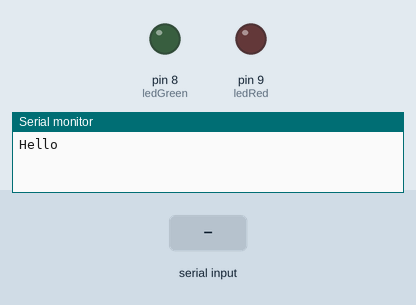
Simulated run of this sketch. Board: Arduino Uno, built with avr-gcc and run on an emulated ATmega328P. On the bench: output pins drawn as LEDs (lit = HIGH), the last lines printed to the serial monitor. The inputs (shaded band) are chosen by the test bench.

Above: at 1.2 s.
1.3 s: "all on\n" received over Serial
At 1.6 s:
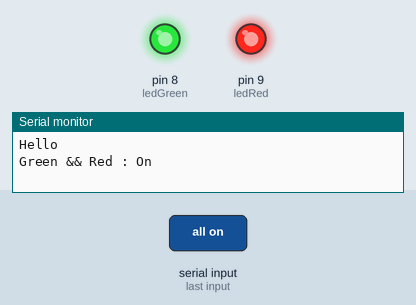
2.8 s: "all off\n" received over Serial
At 4.0 s:
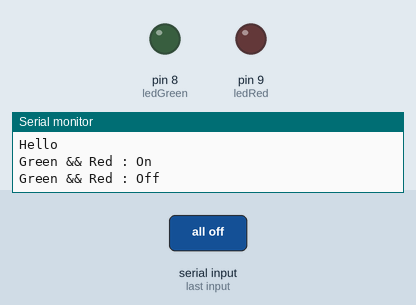
4.3 s: "red\n" received over Serial
5.8 s: "on\n" received over Serial
At 6.1 s:
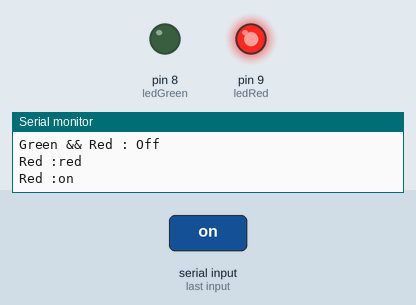
Timing chart, 0 to 8.3 s (numbered marks = the images above; inputs shaded):
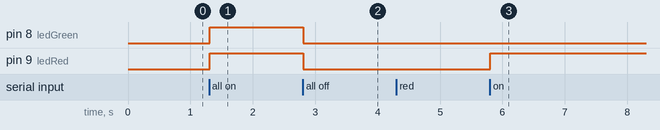

The sketch:

Lab2.3C1.ino
```cpp
int ledGreen = 8;
int ledRed = 9;
String command;
int color;
void setup() {
  Serial.begin(9600);
  Serial.println("Hello");
  pinMode(ledGreen, OUTPUT);
  pinMode(ledRed, OUTPUT);
}

void loop() {
  if (Serial.available() > 0) {
    String command = Serial.readStringUntil('\n');
    command.toLowerCase();
    if (command == "all on") {
      digitalWrite(9, 1);
      digitalWrite(8, 1);
      Serial.println("Green && Red : On");
    }
    else if (command == "all off") {
      digitalWrite(9, 0);
      digitalWrite(8, 0);
      Serial.println("Green && Red : Off");
    }
    if (command == "red") color = 1;
    else if (command == "green") color = 2;

    if (command == "on" && color == 1) digitalWrite(9, 1);
    else if (command == "off" && color == 1) digitalWrite(9, 0);
    else if (command == "on" && color == 2) digitalWrite(8, 1);
    else if (command == "off" && color == 2) digitalWrite(8, 0);

    if (color == 1) Serial.println("Red :" + command);
    else if (color == 2) Serial.println("Green :" + command);
    else Serial.print("");
  }
}
```

Measured:
- after the input at 1.3 s, pin 8 (ledGreen), pin 9 (ledRed): LOW → HIGH at once
- after the input at 2.8 s, pin 8 (ledGreen), pin 9 (ledRed): HIGH → LOW at once
- after the input at 5.8 s, pin 9 (ledRed): LOW → HIGH at once
